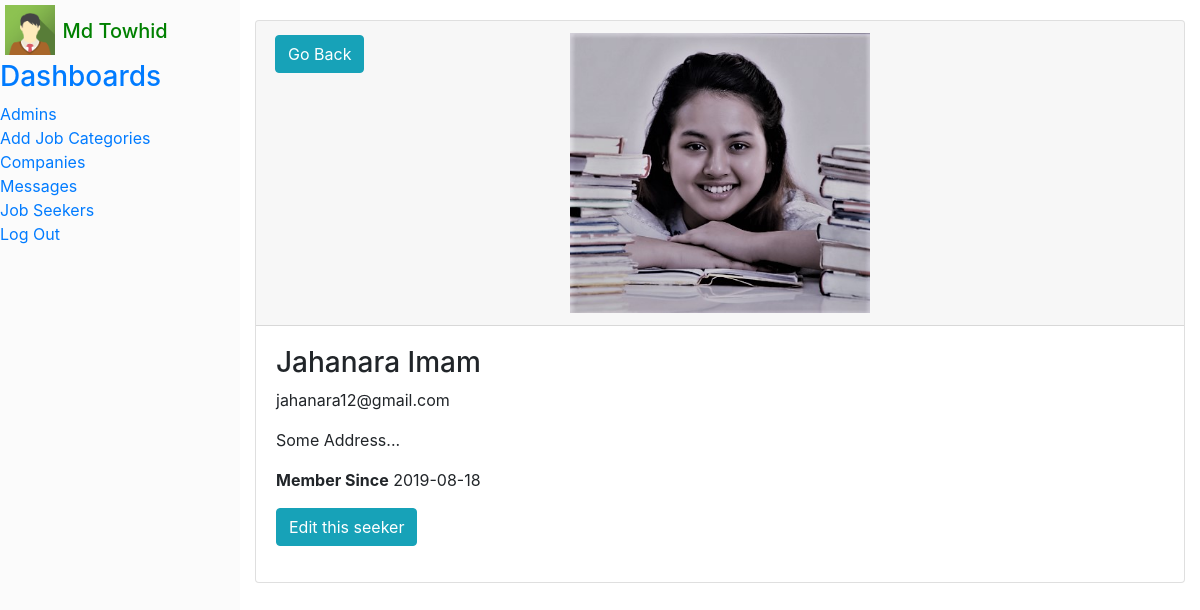
The page /Admin/job-seeker-details.php?seekerId=1 (signed in) on the database its author committed.
### tables this page shows
CREATE TABLE `job_seekers` (
  `JobSeekerId` int(11) NOT NULL,
  `FirstName` varchar(300) NOT NULL,
  `LastName` varchar(300) NOT NULL,
  `Email` varchar(300) NOT NULL,
  `Address` varchar(300) NOT NULL,
  `Password` varchar(100) NOT NULL,
  `PhoneNo` varchar(300) NOT NULL,
  `ImageUrl` varchar(300) NOT NULL,
  `ActiveStatus` tinyint(1) NOT NULL,
  `CreationDate` date NOT NULL,
  `Gender` varchar(10) NOT NULL,
  `CVPath` varchar(500) NOT NULL
);

### Classes/database.php (called while the page is built, shortened)
<?php
class DB{
    public function __construct()
    {
        $servername = "localhost";
        $username = "root";
        $password = "";
        $dbname = "ict_job_db";
        $this->conn = new mysqli($servername, $username, $password, $dbname);
    }
}

### Classes/user.php (called while the page is built, shortened)
<?php
$dbPath1 = 'Classes/database.php';
if(!file_exists($dbPath1)){
    include_once '../Classes/database.php';
}
class User extends DB{
    public function getUserById($id){
        $query = "SELECT * FROM job_seekers WHERE JobSeekerId = '$id'";
        return $this->executeQuery($query) ? mysqli_fetch_assoc($this->executeQuery($query)): $this-> conn -> error;
    }
    public function executeQuery($query){
        return mysqli_query($this->conn, $query);
    }
}

### Admin/job-seeker-details.php (the view, shortened to what this page needs)
<?php
    include_once('./header.php');
    include_once('../Classes/admin.php');
    include_once('../Classes/user.php');
    $user = new User();
    $jobSeeker = $user->getUserById($_GET['seekerId']);
?>
<div class="right">
    <div class="container">
    <a href="#" onclick="return window.history.back();" class="btn btn-info go-back-btn" style="z-index: 1; top: 35px;left: 35px;">Go Back</a>
        <div class="card">
            <div class="card-header">
                <img src="<?php echo $jobSeeker['ImageUrl'] ?>" class="img-thumnail img-responsive mx-auto d-block img-fluid" style="width: 300px; height: 280px;"/>
            </div>
            <div class="card-body">
                <div class="card-text">
                    <h3>
                        <?php echo $jobSeeker['FirstName'] . ' ' . $jobSeeker['LastName'] ?>
                    </h3>
                    <p><?php echo $jobSeeker['Email']?></p>
                    <p class="card-text"><?php echo $jobSeeker['Address'] ?></p>
                    <p class="card-text"><b>Member Since</b> <?php echo $jobSeeker['CreationDate'] ?></p>
                    <p class="card-texe"><a href="./edit-seeker.php?seekerId=<?php echo $jobSeeker['JobSeekerId'];?>" class="btn btn-info">Edit this seeker</a></p>
                </div>
            </div>
        </div>
    </div>
</div>

### Assets/styles.css (style rules this page uses)
* { margin: 0; padding: 0; box-sizing: border-box; scroll-behavior: smooth; }
a, a:hover, a:focus { text-decoration: none; transition: .5s; }
.right { position: absolute; right: 0; top: 0; height: auto; width: calc(100% - 240px); padding: 20px 0; }
.go-back-btn { position: absolute; top: 50px; left: 50px; }

### rows shown on the page
job_seekers: ImageUrl (picture), FirstName "Jahanara", LastName "Imam", Email "jahanara12@gmail.com", Address "Some Address...", CreationDate "2019-08-18"

### other values the page prints
$_SESSION['FirstName'] "Md"
$_SESSION['LastName'] "Towhid"
